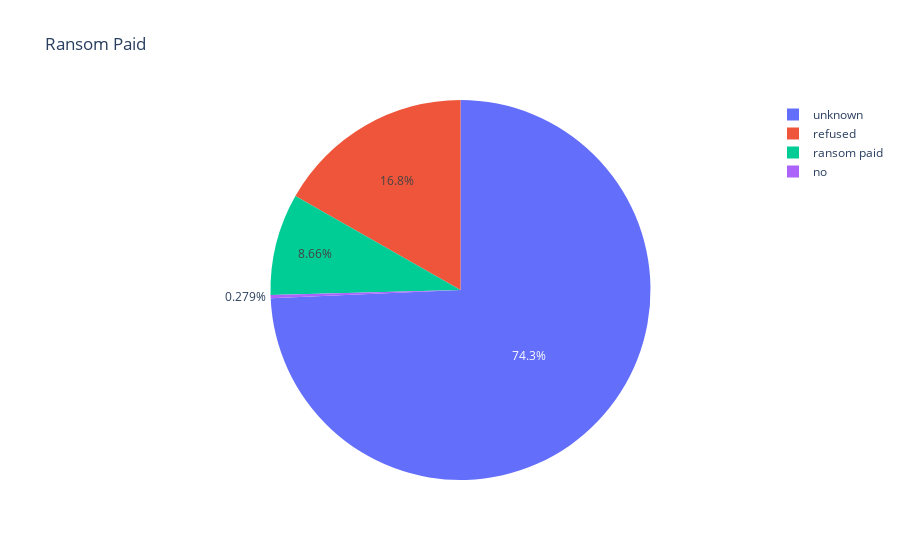

Notebook code for this chart:
### Code cell
rp=df['Ransom Paid'].value_counts()
fig = px.pie(df,names=rp.index.values,values=rp,title='Ransom Paid')
fig

### Figure 1 — Plotly figure (JSON) as saved in the notebook; plotly's stock layout.template omitted (floating-point values rounded to 4 significant figures)
{"data": [{"domain": {"x": [0, 1], "y": [0, 1]}, "hovertemplate": "label=%{label}<br>value=%{value}<extra></extra>", "labels": ["unknown", "refused", "ransom paid", "no"], "legendgroup": "", "name": "", "showlegend": true, "type": "pie", "values": [266, 60, 31, 1]}], "layout": {"legend": {"tracegroupgap": 0}, "title": {"text": "Ransom Paid"}}}
